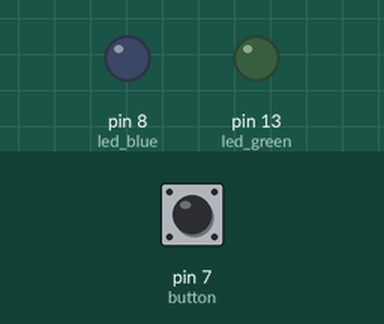
This sketch was run on a simulated Arduino Uno, built with avr-gcc and run on an emulated ATmega328P. Shown: output pins drawn as LEDs (lit = HIGH). Dashed ring = blinking. The inputs (shaded band) are chosen by the test bench; at power-on: pin 7 (button) HIGH.

Above: at 1.2 s.
1.3 s: pin 7 (button) pulled LOW for 0.15 s
At 1.7 s:
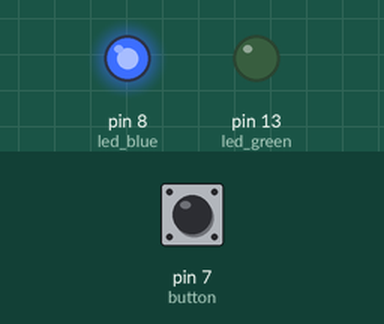
3.8 s: pin 7 (button) pulled LOW for 3.2 s
At 4.7 s:
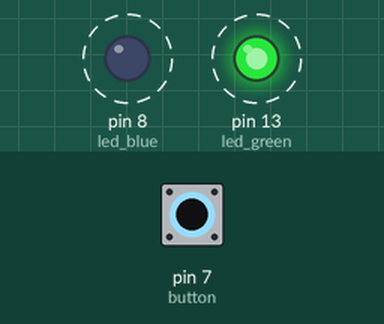
Timing chart, 0 to 9.3 s (numbered marks = the images above; inputs shaded):
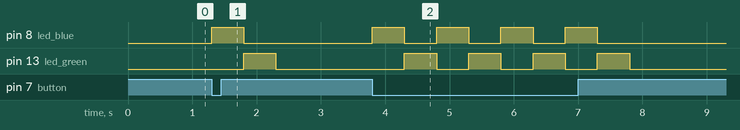

The sketch:

zwei_led_nacheinander_blinken_mit_taste.ino
```cpp
int led_blue = 8;
int led_green = 13;
int button = 7;

void setup() {
  pinMode(led_blue,OUTPUT);
  pinMode(led_green,OUTPUT);
  pinMode(button, INPUT_PULLUP);
}

void loop() {
  if (digitalRead(button) == LOW) {
    digitalWrite(led_blue,HIGH);
    digitalWrite(led_green,LOW);
    delay(500);
    digitalWrite(led_blue,LOW);
    digitalWrite(led_green,HIGH);
    delay(500);
  } else {
    digitalWrite(led_green,LOW);
    digitalWrite(led_blue,LOW);
  }
}
```

Measured:
- after the input at 1.3 s, pin 8 (led_blue): LOW → HIGH at once, → LOW 0.50 s later; pin 13 (led_green): LOW → HIGH after 0.50 s, → LOW 0.50 s later
- after the input at 3.8 s, pin 8 (led_blue): alternates HIGH for 0.50 s and LOW for 0.50 s, 8 changes in all, then stays LOW, starting at once; pin 13 (led_green): alternates HIGH for 0.50 s and LOW for 0.50 s, 8 changes in all, then stays LOW, starting after 0.50 s
